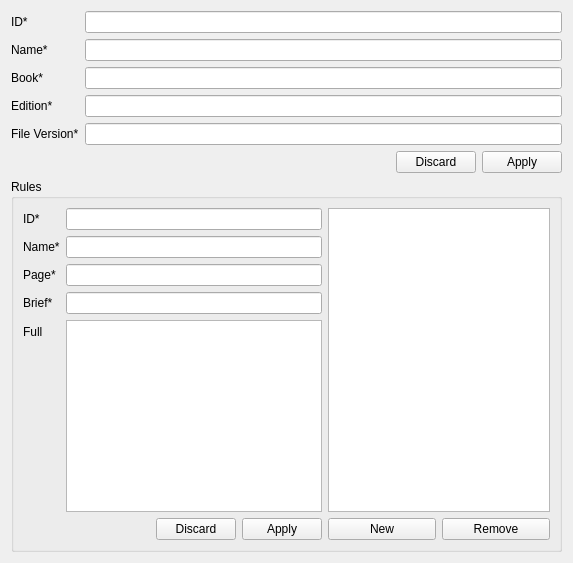
      <widget class="QWidget" name="gameTab">
       <attribute name="title">
        <string>Game</string>
       </attribute>
       <layout class="QVBoxLayout" name="verticalLayout_3">
        <item>
         <layout class="QVBoxLayout" name="gameVBox" stretch="0,0,0">
          <property name="sizeConstraint">
           <enum>QLayout::SetMaximumSize</enum>
          </property>
          <item>
           <layout class="QFormLayout" name="gameForm">
            <property name="sizeConstraint">
             <enum>QLayout::SetDefaultConstraint</enum>
            </property>
            <property name="fieldGrowthPolicy">
             <enum>QFormLayout::ExpandingFieldsGrow</enum>
            </property>
            <item row="0" column="0">
             <widget class="QLabel" name="game_idLabel">
              <property name="sizePolicy">
               <sizepolicy hsizetype="Preferred" vsizetype="Preferred">
                <horstretch>0</horstretch>
                <verstretch>0</verstretch>
               </sizepolicy>
              </property>
              <property name="text">
               <string>ID*</string>
              </property>
             </widget>
            </item>
            <item row="0" column="1">
             <widget class="QLineEdit" name="game_idEdit">
              <property name="sizePolicy">
               <sizepolicy hsizetype="Expanding" vsizetype="Preferred">
                <horstretch>0</horstretch>
                <verstretch>0</verstretch>
               </sizepolicy>
              </property>
             </widget>
            </item>
            <item row="1" column="0">
             <widget class="QLabel" name="game_nameLabel">
              <property name="sizePolicy">
               <sizepolicy hsizetype="Preferred" vsizetype="Preferred">
                <horstretch>0</horstretch>
                <verstretch>0</verstretch>
               </sizepolicy>
              </property>
              <property name="text">
               <string>Name*</string>
              </property>
             </widget>
            </item>
            <item row="1" column="1">
             <widget class="QLineEdit" name="game_nameEdit">
              <property name="sizePolicy">
               <sizepolicy hsizetype="Expanding" vsizetype="Preferred">
                <horstretch>0</horstretch>
                <verstretch>0</verstretch>
               </sizepolicy>
              </property>
             </widget>
            </item>
            <item row="2" column="0">
             <widget class="QLabel" name="game_bookLabel">
              <property name="sizePolicy">
               <sizepolicy hsizetype="Preferred" vsizetype="Preferred">
                <horstretch>0</horstretch>
                <verstretch>0</verstretch>
               </sizepolicy>
              </property>
              <property name="text">
               <string>Book*</string>
              </property>
             </widget>
            </item>
            <item row="2" column="1">
             <widget class="QLineEdit" name="game_bookEdit">
              <property name="sizePolicy">
               <sizepolicy hsizetype="Expanding" vsizetype="Preferred">
                <horstretch>0</horstretch>
                <verstretch>0</verstretch>
               </sizepolicy>
              </property>
             </widget>
            </item>
            <item row="3" column="0">
             <widget class="QLabel" name="game_editionLabel">
              <property name="sizePolicy">
               <sizepolicy hsizetype="Preferred" vsizetype="Preferred">
                <horstretch>0</horstretch>
                <verstretch>0</verstretch>
               </sizepolicy>
              </property>
              <property name="text">
               <string>Edition*</string>
              </property>
             </widget>
            </item>
            <item row="3" column="1">
             <widget class="QLineEdit" name="game_editionEdit">
              <property name="sizePolicy">
               <sizepolicy hsizetype="Expanding" vsizetype="Preferred">
                <horstretch>0</horstretch>
                <verstretch>0</verstretch>
               </sizepolicy>
              </property>
             </widget>
            </item>
            <item row="4" column="0">
             <widget class="QLabel" name="game_versionLabel">
              <property name="sizePolicy">
               <sizepolicy hsizetype="Preferred" vsizetype="Preferred">
                <horstretch>0</horstretch>
                <verstretch>0</verstretch>
               </sizepolicy>
              </property>
              <property name="text">
               <string>File Version*</string>
              </property>
             </widget>
            </item>
            <item row="4" column="1">
             <widget class="QLineEdit" name="game_versionEdit">
              <property name="sizePolicy">
               <sizepolicy hsizetype="Expanding" vsizetype="Preferred">
                <horstretch>0</horstretch>
                <verstretch>0</verstretch>
               </sizepolicy>
              </property>
             </widget>
            </item>
           </layout>
          </item>
          <item>
           <widget class="QDialogButtonBox" name="gameSaveBox">
            <property name="standardButtons">
             <set>QDialogButtonBox::Apply|QDialogButtonBox::Discard</set>
            </property>
           </widget>
          </item>
          <item>
           <widget class="QGroupBox" name="game_rulesGroupBox">
            <property name="font">
             <font>
              <pointsize>9</pointsize>
              <weight>50</weight>
              <bold>false</bold>
             </font>
            </property>
            <property name="title">
             <string>Rules</string>
            </property>
            <property name="flat">
             <bool>false</bool>
            </property>
            <layout class="QVBoxLayout" name="rulesVBox">
             <item>
              <layout class="QHBoxLayout" name="game_rulesHBox">
               <item>
                <layout class="QFormLayout" name="game_ruleForm">
                 <property name="fieldGrowthPolicy">
                  <enum>QFormLayout::ExpandingFieldsGrow</enum>
                 </property>
                 <property name="formAlignment">
                  <set>Qt::AlignLeading|Qt::AlignLeft|Qt::AlignTop</set>
                 </property>
                 <item row="0" column="0">
                  <widget class="QLabel" name="game_rule_idLabel">
                   <property name="text">
                    <string>ID*</string>
                   </property>
                  </widget>
                 </item>
                 <item row="0" column="1">
                  <widget class="QLineEdit" name="game_rule_idEdit"/>
                 </item>
                 <item row="1" column="0">
                  <widget class="QLabel" name="game_rule_nameLabel">
                   <property name="text">
                    <string>Name*</string>
                   </property>
                  </widget>
                 </item>
                 <item row="1" column="1">
                  <widget class="QLineEdit" name="game_rule_nameEdit"/>
                 </item>
                 <item row="2" column="0">
                  <widget class="QLabel" name="game_rule_pageLabel">
                   <property name="text">
                    <string>Page*</string>
                   </property>
                  </widget>
                 </item>
                 <item row="2" column="1">
                  <widget class="QLineEdit" name="game_rule_pageEdit"/>
                 </item>
                 <item row="3" column="0">
                  <widget class="QLabel" name="game_rule_briefLabel">
                   <property name="text">
                    <string>Brief*</string>
                   </property>
                  </widget>
                 </item>
                 <item row="3" column="1">
                  <widget class="QLineEdit" name="game_rule_briefEdit"/>
                 </item>
                 <item row="4" column="0">
                  <widget class="QLabel" name="game_rule_fullLabel">
                   <property name="text">
                    <string>Full</string>
                   </property>
                  </widget>
                 </item>
                 <item row="5" column="1">
                  <widget class="QDialogButtonBox" name="game_ruleSaveBox">
                   <property name="standardButtons">
                    <set>QDialogButtonBox::Apply|QDialogButtonBox::Discard</set>
                   </property>
                   <property name="centerButtons">
                    <bool>false</bool>
                   </property>
                  </widget>
                 </item>
                 <item row="4" column="1">
                  <widget class="RefPlainTextEdit" name="game_rule_fullEdit"/>
                 </item>
                </layout>
               </item>
               <item>
                <layout class="QVBoxLayout" name="game_ruleListVBox">
                 <item>
                  <widget class="QListWidget" name="game_ruleList">
                   <property name="sizePolicy">
                    <sizepolicy hsizetype="Maximum" vsizetype="Expanding">
                     <horstretch>0</horstretch>
                     <verstretch>0</verstretch>
                    </sizepolicy>
                   </property>
                   <property name="maximumSize">
                    <size>
                     <width>222</width>
                     <height>16777215</height>
                    </size>
                   </property>
                  </widget>
                 </item>
                 <item>
                  <layout class="QHBoxLayout" name="game_ruleListActionsHBox">
                   <item>
                    <widget class="QPushButton" name="game_ruleNewButton">
                     <property name="text">
                      <string>New</string>
                     </property>
                     <property name="icon">
                      <iconset resource="../../../libwar/resources/images.qrc">
                       <normaloff>:/icons/list-add.png</normaloff>:/icons/list-add.png</iconset>
                     </property>
                    </widget>
                   </item>
                   <item>
                    <widget class="QPushButton" name="game_ruleRemoveButton">
                     <property name="text">
                      <string>Remove</string>
                     </property>
                     <property name="icon">
                      <iconset resource="../../../libwar/resources/images.qrc">
                       <normaloff>:/icons/list-remove.png</normaloff>:/icons/list-remove.png</iconset>
                     </property>
                    </widget>
                   </item>
                  </layout>
                 </item>
                </layout>
               </item>
              </layout>
             </item>
            </layout>
           </widget>
          </item>
         </layout>
        </item>
       </layout>
      </widget>
